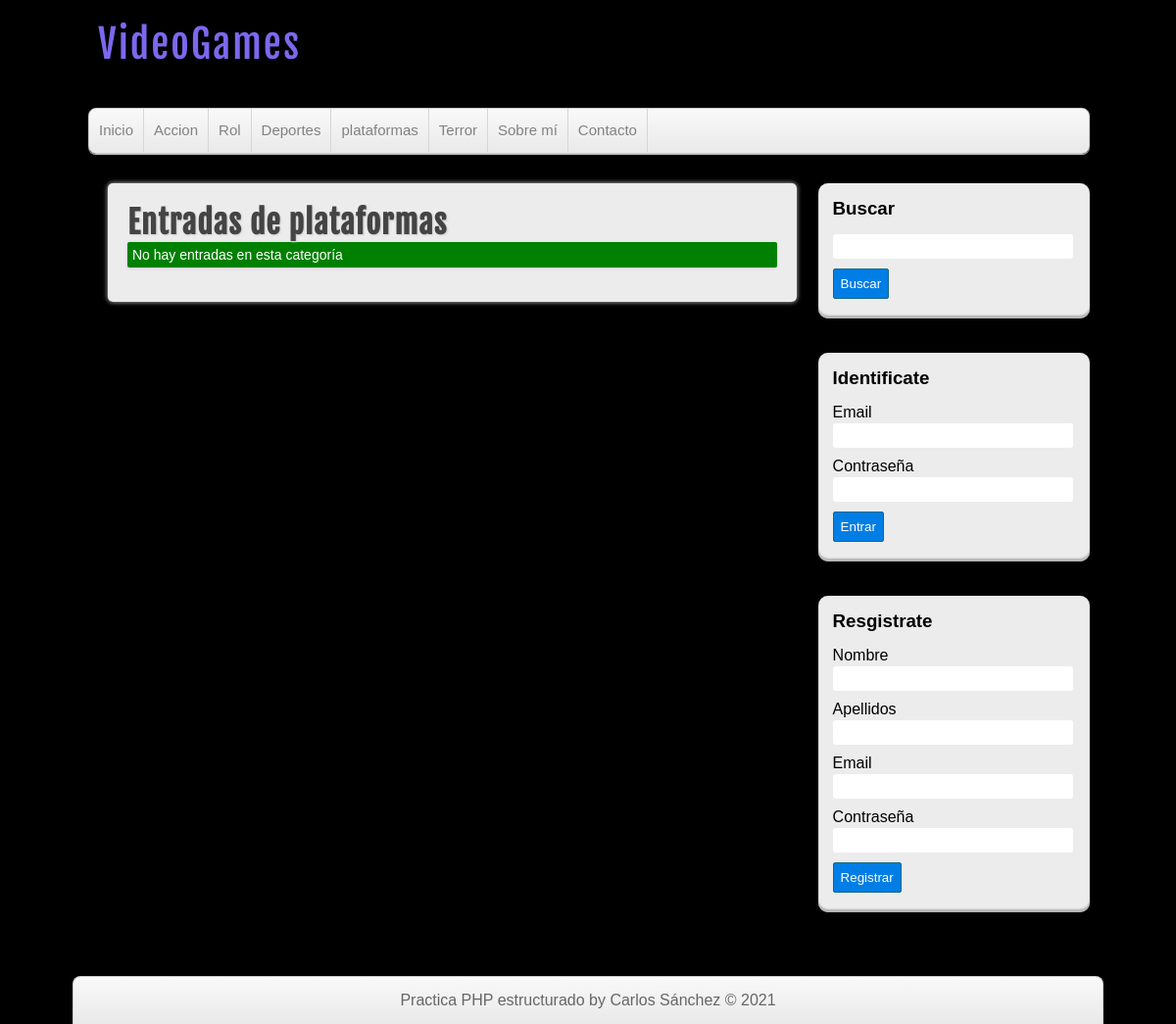
/categoria.php?id=4, run on the app's committed database.
### tables this page shows
CREATE TABLE IF NOT EXISTS `categorias` (
  `id` int(255) NOT NULL AUTO_INCREMENT,
  `nombre` varchar(100) DEFAULT NULL,
  PRIMARY KEY (`id`)
);

### includes/helpers.php (called while the page is built, shortened)
<?php
function conseguirCategorias($conexion){
	$sql = "SELECT * FROM categorias ORDER BY id ASC;";
	$categorias = mysqli_query($conexion, $sql);
	$resultado = array();
	if($categorias && mysqli_num_rows($categorias) >= 1){
		$resultado = $categorias;
	}
	return $resultado;
}
function conseguirCategoria($conexion, $id){
	$sql = "SELECT * FROM categorias WHERE id = $id;";
	$categorias = mysqli_query($conexion, $sql);
	$resultado = array();
	if($categorias && mysqli_num_rows($categorias) >= 1){
		$resultado = mysqli_fetch_assoc($categorias);
	}
	return $resultado;
}
function conseguirEntradas($conexion, $limit = null, $categoria = null, $busqueda = null){
	$sql="SELECT e.*, c.nombre AS 'categoria' FROM entradas e ".
		 "INNER JOIN categorias c ON e.categoria_id = c.id ";
	if(!empty($categoria)){
		$sql .= "WHERE e.categoria_id = $categoria ";
	}
	$sql .= "ORDER BY e.id DESC ";
	$entradas = mysqli_query($conexion, $sql);
	return $entradas;
}

### includes/cabecera.php (the view, shortened to what this page needs)
<?php require_once 'conexion.php'; ?>
<?php require_once 'includes/helpers.php'; ?>
<!DOCTYPE HTML>
<html lang="es">
	<head>
		<link rel="stylesheet" type="text/css" href="./assets/css/style.css" />
	</head>
	<body id="cuerpo">
		<header id="cabecera">
			<div id="logo">
				<a href="index.php">
				VideoGames
				</a>
			</div>
			<nav id="menu">
				<ul>
					<li>
						<a href="index.php">Inicio</a>
					</li>
					<?php
						$categorias = conseguirCategorias($db);
						if(!empty($categorias)):
							while($categoria = mysqli_fetch_assoc($categorias)):
					?>
								<li>
									<a href="categoria.php?id=<?=$categoria['id']?>"><?=$categoria['nombre']?></a>
								</li>
					<?php
							endwhile;
						endif;
					?>
					<li>
						<a href="index.php">Sobre mí</a>
					</li>
					<li>
						<a href="index.php">Contacto</a>
					</li>
				</ul>
			</nav>
		</header>
		<div id="contenedor">

### categoria.php (shortened to what this page needs)
<?php require_once 'includes/conexion.php'; ?>
<?php require_once 'includes/helpers.php'; ?>
<?php
	$categoria_actual = conseguirCategoria($db, $_GET['id']);
?>
<?php require_once 'includes/cabecera.php'; ?>
<?php require_once 'includes/lateral.php'; ?>
<div id="principal">
	<h1>Entradas de <?=$categoria_actual['nombre']?></h1>
	<?php
		$entradas = conseguirEntradas($db, null, $_GET['id']);
		if(!empty($entradas) && mysqli_num_rows($entradas) >= 1):
			while($entrada = mysqli_fetch_assoc($entradas)):
	?>
				<article class="entrada">
					<a href="entrada.php?id=<?=$entrada['id']?>">
						<h2><?=$entrada['titulo']?></h2>
						<span class="fecha"><?=$entrada['categoria'].' | '.$entrada['fecha']?></span>
						<p>
							<?=substr($entrada['descripcion'], 0, 180)."..."?>
						</p>
					</a>
				</article>
	<?php
			endwhile;
		else:
	?>
		<div class="alerta">No hay entradas en esta categoría</div>
	<?php endif; ?>
</div>
<?php require_once 'includes/pie.php'; ?>

### assets/css/style.css (style rules this page uses)
* { margin: 0px; padding: 0px; font-family: sans-serif, Helvetica, Arial; text-decoration: none; }
body { background:black; background-size: cover; background-attachment: fixed; transition:all 5s linear; }
.alerta { padding: 5px; font-size: 14px; color: white; background: green; box-shadow: 0px 1px 3px #ccc; margin-bottom: 15px; border-radius: 2px; }
#cabecera { width: 85%; height: auto; background: transparent; margin: 0px auto; }
#logo { float:left; width: 540px; height: 110px; }
#logo a { font-family: "fajala", Helvetica; font-size: 40px; letter-spacing: 2px; color: #7B68EE; text-shadow: 0px 0px 0px black, 1px 1px 0px black, 2px 2px 0px black; transition: all 500ms; line-height: 90px; margin-left: 10px; }
#menu { clear: both; width: 100%; height: 45px; background: linear-gradient(to bottom, #f9f9f9 0px, #e9e9e9 100%); border: 1px solid #C9C9C9; border-radius: 8px; box-shadow: 0px 1px 1px #ccc; overflow: hidden; }
#menu ul { list-style: none; }
#menu ul li { float: left; line-height: 44px; border-right: 1px solid #D6D6D6; }
#menu ul li a { display: block; padding-left: 10px; padding-right: 10px; font-size: 15px; color: #838282; }
#contenedor { width: 85%; height: auto; margin: 0px auto; margin-top: 30px; margin-bottom: 30px; }
#principal { float: left; width: 65%; max-height: 700px; background:rgba(249,249,249,.95); border-radius: 5px; box-shadow: 0px 0px 5px #ccc; margin-left: 20px; padding: 20px; overflow: scroll; }
#principal h1 { font-size: 32px; color: #444; letter-spacing: 1px; text-shadow: 1px 1px 2px #ccc; font-family: "fajala"; }

### data on the page
categorias: nombre "Accion"
categorias: nombre "Rol"
categorias: nombre "Deportes"
categorias: nombre "plataformas"
categorias: nombre "Terror"
